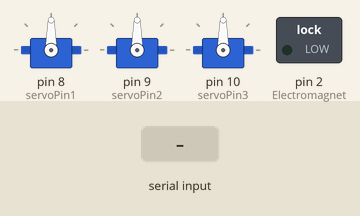
Recording of a sketch running on a simulated Arduino Uno, built with avr-gcc and run on an emulated ATmega328P. Parts: 3 × servo, switched loads named in the sketch (green lamp = pin HIGH). The test bench sets the inputs (shaded band). What the sketch prints to the serial monitor is not drawn.

Above: at 1.2 s.
1.3 s: "90,45,200,10\n" received over Serial
At 1.7 s:
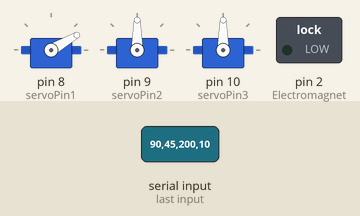
At 4.1 s:
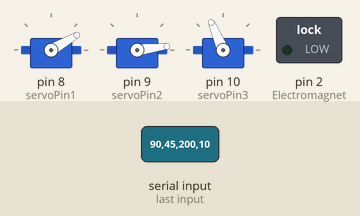
4.3 s: "30,150,10\n" received over Serial
At 8.2 s:
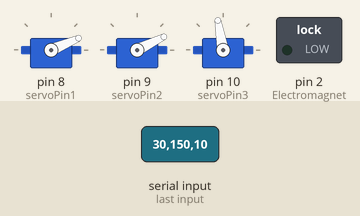
Timing chart, 0 to 9.7 s (numbered marks = the images above; inputs shaded):
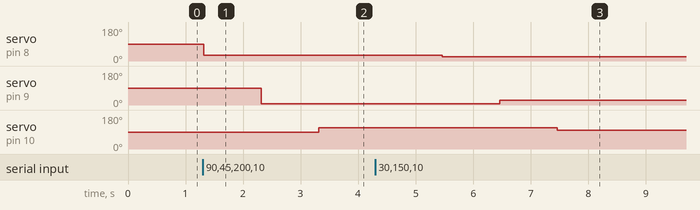

The sketch:

servo_test.ino
```cpp
#include <Servo.h>

#define servoPin1 8
#define servoPin2 9
#define servoPin3 10

Servo myservo1, myservo2, myservo3; //객체 생성

int Electromagnet = 2;

void setup(){


  myservo1.attach(servoPin1);   //핀 설정80
  myservo2.attach(servoPin2);
  myservo3.attach(servoPin3);

  pinMode(servoPin1, OUTPUT);
  pinMode(servoPin2, OUTPUT);
  pinMode(servoPin3, OUTPUT);
     // 앞뒤 20~140
     // 좌우 0~180초기값 설정
    // 상하 100~170

  pinMode(Electromagnet, OUTPUT);

  Serial.begin(9600);
}


void loop(){


  if(Serial.available()){   //시리얼 통신이 들어오면

  int state1 = Serial.parseInt();//시리얼통신으로 입력 받기
  int state2 = Serial.parseInt();
  int state3 = Serial.parseInt();
  int input = Serial.parseInt();

  int servo1 = map(state1,0,1023,20,140);
  int servo2 = map(state2,0,1023,0,180);
  int servo3 = map(state3,0,1023,100,170);

  myservo1.write(servo1);
  delay(1000);
  myservo2.write(servo2);
  delay(1000);
  myservo3.write(servo3);
  delay(1000);

  Veiw(servo1,servo2,servo3,input);

    if(input == 1){   //마그넷
      digitalWrite(Electromagnet, HIGH);
      delay(150);
    }
    else{
      digitalWrite(Electromagnet, LOW);
      delay(150);
    }


//    myservo2.write(state2);
//    delay(1000);
//    myservo2.detach();
//

//    myservo3.write(state3);
//    delay(1000);
//    myservo3.detach();
//

//


  }

}

void Veiw(int FR, int LR, int TB, int MG){ // 시리얼값 보기
  Serial.print("앞뒤 : ");
  Serial.print(FR);
  Serial.print("\t좌우 : ");
  Serial.print(LR);
  Serial.print("\t상하 : ");
  Serial.print(TB);

  Serial.print("\t자석 : ");
  Serial.println(MG);
}
```

Measured:
- after the input at 1.3 s, servo on pin 8 (servoPin1): 90° → 30° at once; servo on pin 9 (servoPin2): 90° → 7° after 1.0 s; servo on pin 10 (servoPin3): 90° → 113° after 2.0 s
- after the input at 4.3 s, servo on pin 8 (servoPin1): 30° → 23° after 1.2 s; servo on pin 9 (servoPin2): 7° → 26° after 2.2 s; servo on pin 10 (servoPin3): 113° → 100° after 3.2 s instead of 6.2 s
